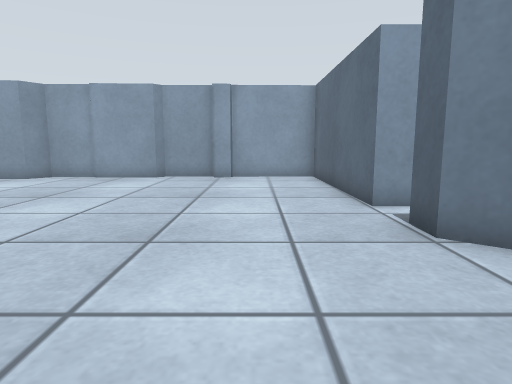
View 1 (above)

22 first-person views from a walk through a robot-simulator world made for Gazebo. The camera is 0.67 m above the floor, tilts 8° down and sees 75° across. The floor is counted in squares, 0.5 m on a side. Each view is taken from the middle of a square. On the plan, view 1 faces up. The plan holds only what a view shows up to about 14 squares ahead; the rest is blank.

View 2
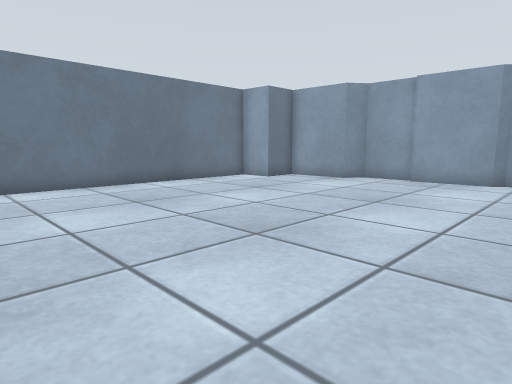

View 3
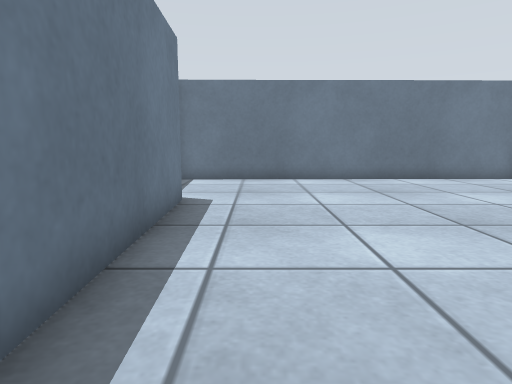

View 4
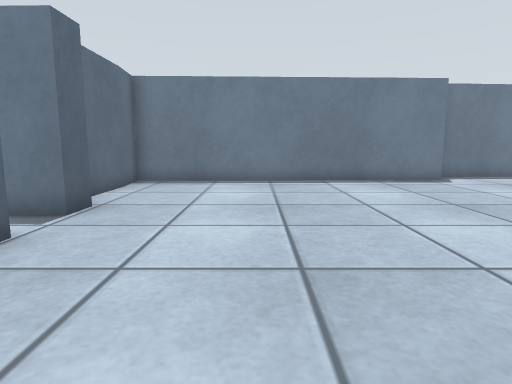

View 5
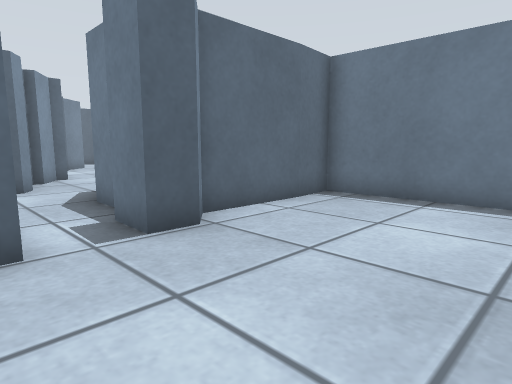

View 6
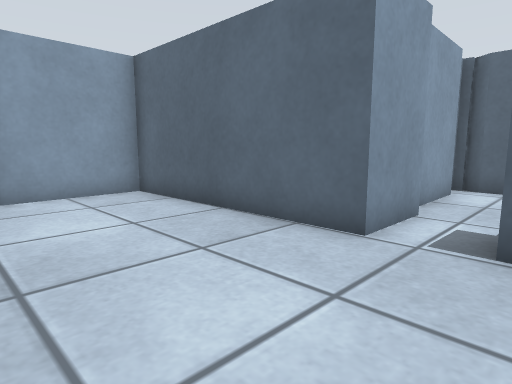

View 7
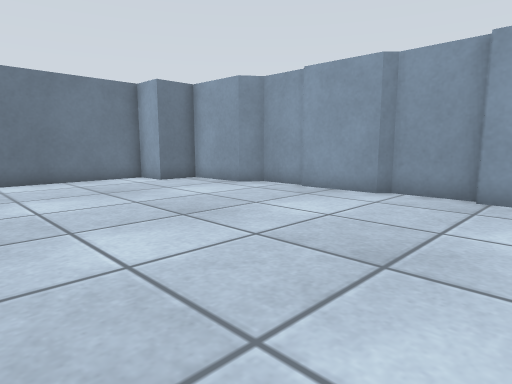

View 8
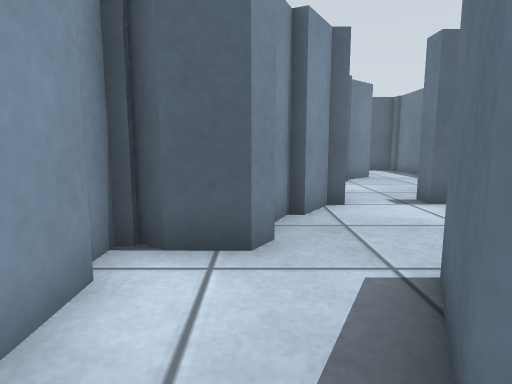

View 9
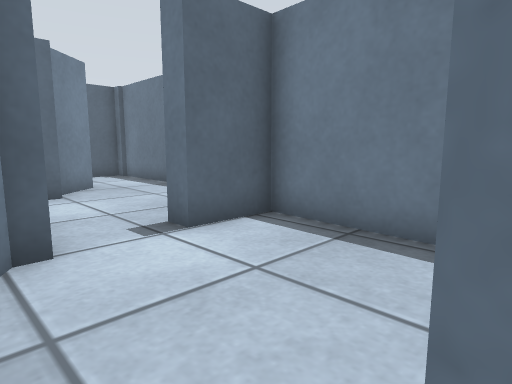

View 10
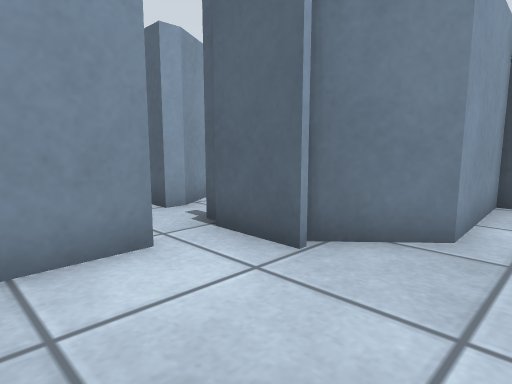

View 11
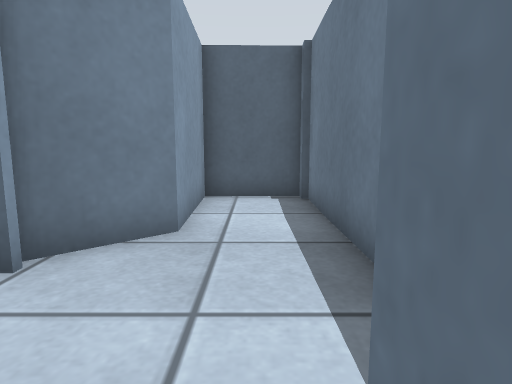

View 12
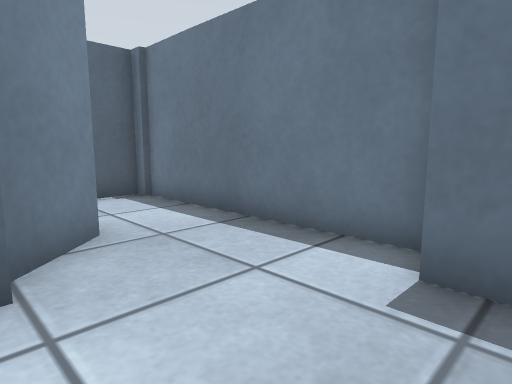

View 13
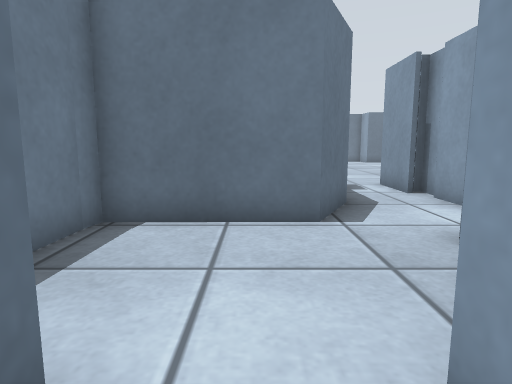

View 14
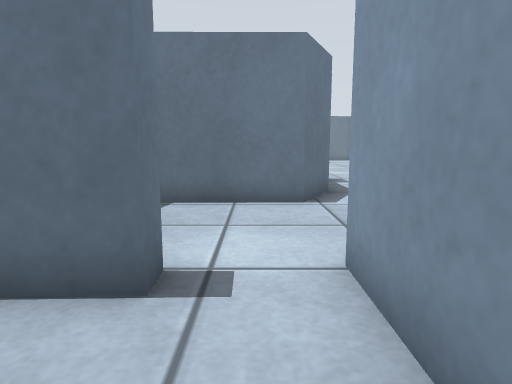

View 15
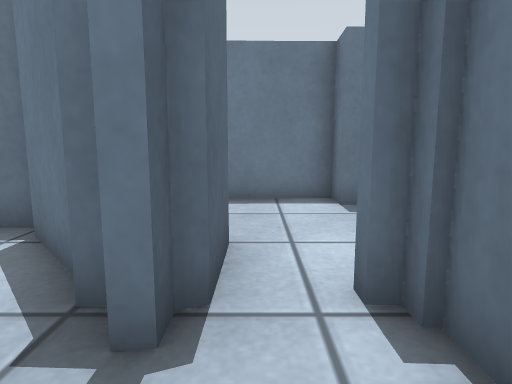

View 16
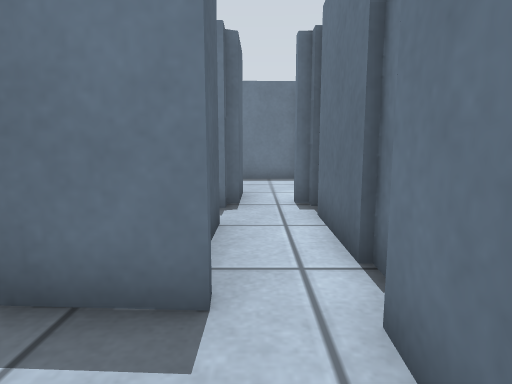

View 17
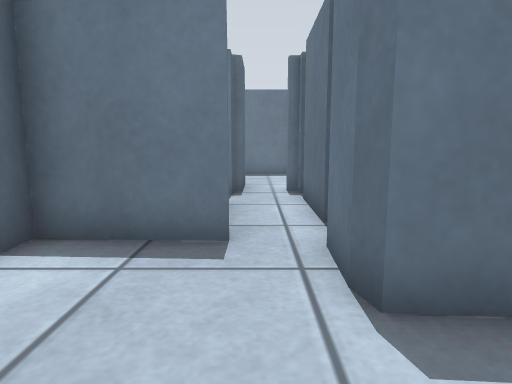

View 18
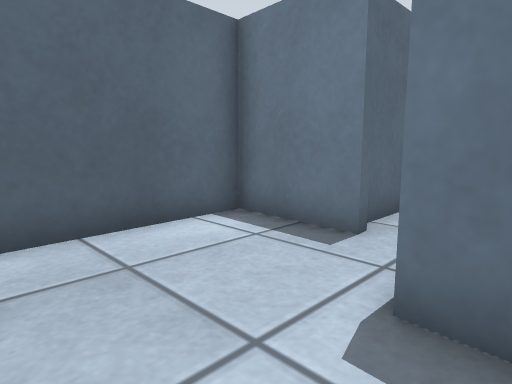

View 19
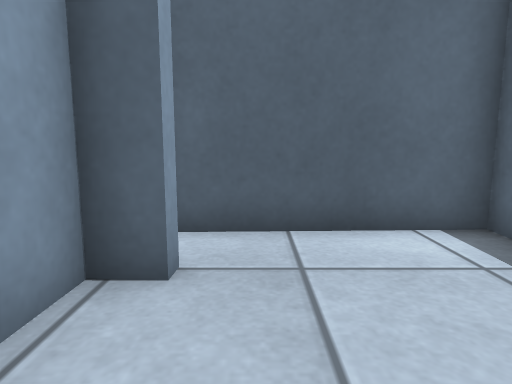

View 20
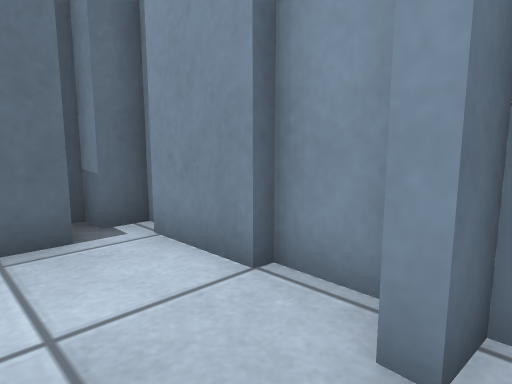

View 21
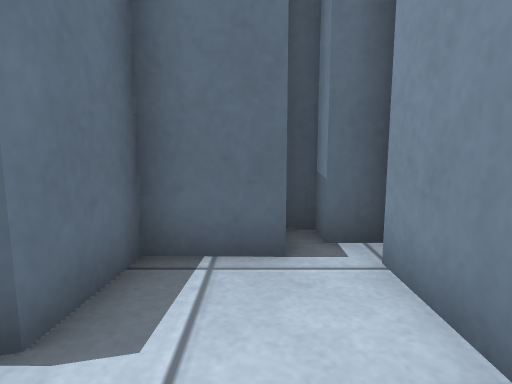

View 22
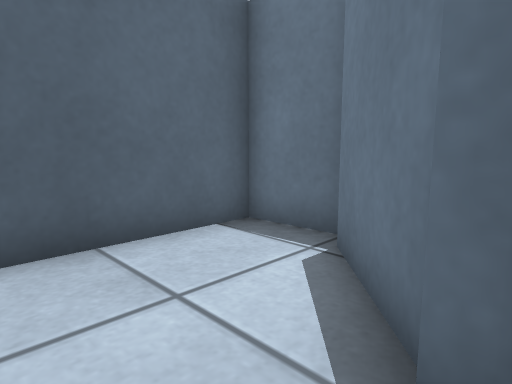

### Floor plan
Points are (right, up) in squares from view 1. A wall is a line through its corners. A room is listed if a view was taken in it or the views show most of it. See-through windows are left out.
Room 1 (views 1, 2, 3, 4, 5, 6, 7, 8, 9)
walls: (-8.2, -0.8) (3.4, -0.4) (3.3, 1.2); (-6.7, 14.1) (-8.6, 14) (-9.1, 13.3) (-11.8, 13.2) (-11.8, 11.5) (-13.3, 11.5) (-13.1, -2); (-1.7, 14.3) (-3.8, 14.3) (-4.2, 14) (-6.8, 13.8); (-0.9, 14.1) (-1.8, 14.1); (3.3, 1) (3.3, 4.2) (2.6, 4.7) (2.6, 5.7) (4, 5.6); (4.8, 7.3) (2.6, 7.3) (2.5, 14.4) (-1, 14.3); (5.2, 5.1) (6.2, 5.1) (8.3, 4.1); (5.2, 7.8) (4.4, 7.8); (-11.8, -1.9) (-8.7, -1.8); (8.2, 7.6) (5.4, 7.6); (9.1, 6.1) (9.1, 7.2)
ways out: opening at (8, 5) to room 5
Room 2 (views 10, 11, 12, 13, 14)
walls: (17.4, 2.5) (17.4, 3.5); (14.3, -0.4) (15.1, -0.4) (15.1, -1.4) (22.8, -1.3) (22.7, 1.3) (19.1, 1.2) (17.7, 2.8); (16.2, 4) (13.6, 4); (13.2, 2) (13.2, 0.7)
ways out: opening at (17, 4) to room 4; opening at (13, 3) to room 5
Room 3 (views 15, 16, 17, 18, 19, 20, 21)
walls: (16.5, 14.5) (14.3, 14.4); (17.4, 9) (17.4, 9.4) (20.2, 9.3) (20.1, 14.2); (18.6, 14.8) (18.6, 13.9) (18.2, 13.9) (18.2, 14.7) (16.5, 14.8); (14.1, 13.5) (14.1, 11.6) (16, 11.5) (16.1, 11) (16.1, 9.6); (16, 8.8) (16, 8.3); (15.8, 8.4) (15.8, 6.5); (13.5, 14.8) (13.5, 14); (12.8, 14) (12.9, 13.4); (17.6, 6.4) (17.6, 8.7)
ways out: opening at (17, 7) to room 4
Room 4 (view 22)
walls: (18.6, 4) (20.3, 2.2); (18.1, 4.3) (18.6, 4.3); (19.2, 7) (18.1, 6.4) (17.6, 6.4); (17.8, 4.3) (17.8, 5.1); (17.5, 4.9) (18, 5); (17.4, 3.5) (17.4, 4.4); (20.5, 1.6) (22.4, 1.7) (22.5, 5.5); (15.8, 4.8) (15.8, 4); (15.8, 6.5) (15.7, 4.4) (16.2, 4.4)
ways out: opening at (17, 4) to room 2; opening at (17, 7) to room 3
Room 5 (no view inside)
walls: (11.5, 5.3) (10.7, 5.7); (13.6, 4) (12.4, 4) (12.4, 4.4) (11.2, 5.1); (8.3, 4.1) (8.3, 0.3) (8.9, 0.2); (9.7, 5.7) (9.1, 6.1); (11.8, -0.1) (12.5, -0.1); (8.7, 0.2) (12.5, 0) (12.6, 2) (13.2, 2)
ways out: opening at (8, 5) to room 1; opening at (13, 3) to room 2

Positions as (right, up) in squares from view 1, and headings:
1: (0, 0), facing up
2: (-2, 1), facing up-left
3: (0, 1), facing left
4: (-1, 12), facing down
5: (-2, 8), facing down-right
6: (-2, 5), facing up-right
7: (0, 5), facing up-left
8: (5, 6), facing right
9: (8, 5), facing down-right
10: (14, 0), facing up-right
11: (14, 0), facing right
12: (14, 3), facing down-right
13: (14, 3), facing left
14: (16, 3), facing left
15: (17, 7), facing down
16: (17, 12), facing down
17: (17, 14), facing down
18: (15, 14), facing down-right
19: (15, 13), facing right
20: (19, 12), facing up-left
21: (18, 13), facing left
22: (18, 6), facing down-right
